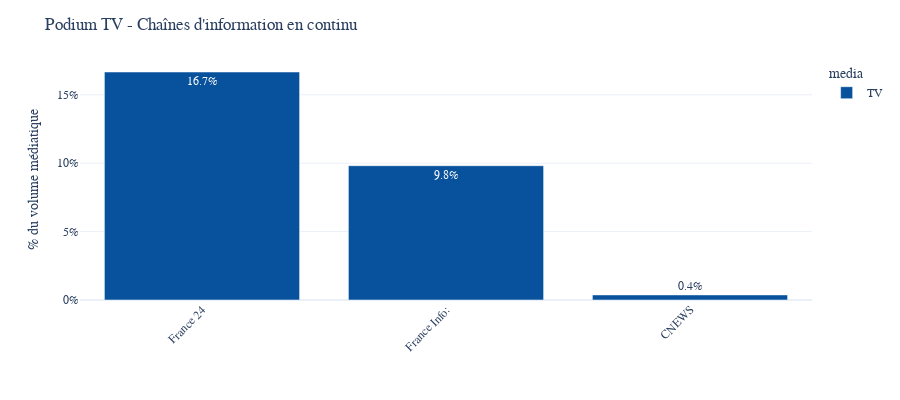

The notebook cell this image was saved under:
### Markdown cell above
## Analyse 2 - TOP 3 TV et Radio

### Code cell
# Multiplier for one channel = n_mentions * 2 min / (60 minutes * 18h * n_days)
multiplier = 2 / (1 * 60 * 18 * 1)

fig = show_mentions_by_channel(data,list_of_channels=top_channels_tv_info,n = 3,
                               method = multiplier,height = 400,text_auto = ".1%")
fig.update_layout(yaxis_tickformat='0%',
                  title = "Podium TV - Chaînes d'information en continu",
                  font_family="Poppins",yaxis_title="% du volume médiatique",xaxis_title = "")
fig.update_traces(marker_color=COLOR_TV)
fig

### Figure 1 — Plotly figure (JSON) as saved in the notebook; plotly's stock layout.template omitted (floating-point values rounded to 4 significant figures)
{"data": [{"alignmentgroup": "True", "hovertemplate": "media=TV<br>channel_name=%{x}<br>count=%{y}<extra></extra>", "legendgroup": "TV", "marker": {"color": "#08519c", "pattern": {"shape": ""}}, "name": "TV", "offsetgroup": "TV", "orientation": "v", "showlegend": true, "textposition": "auto", "texttemplate": "%{y:.1%}", "x": ["France 24", "France Info:", "CNEWS"], "xaxis": "x", "y": [0.1667, 0.09815, 0.003704], "yaxis": "y", "type": "bar"}], "layout": {"xaxis": {"anchor": "y", "domain": [0, 1], "title": {"text": ""}, "categoryorder": "array", "categoryarray": ["France 24", "France Info:", "CNEWS"], "tickangle": -45}, "yaxis": {"anchor": "x", "domain": [0, 1], "title": {"text": "% du volume médiatique"}, "tickformat": "0%"}, "legend": {"title": {"text": "media"}, "tracegroupgap": 0}, "margin": {"t": 60, "b": 100}, "barmode": "relative", "height": 400, "font": {"family": "Poppins"}, "title": {"text": "Podium TV - Chaînes d'information en continu"}}}
